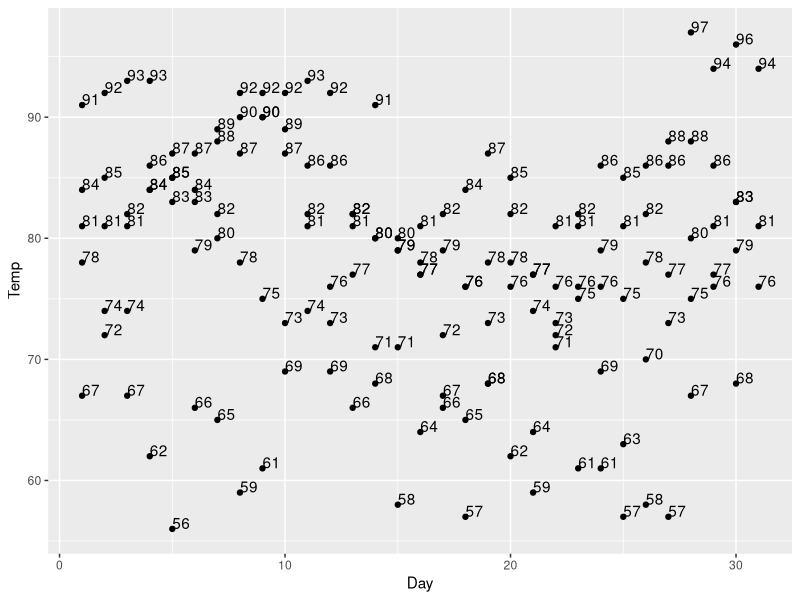

Write the R code that produced this figure.
library(ggplot2)

ggplot(airquality, aes(x=Day, y=Temp))+geom_point() + geom_text(aes(label = Temp, vjust=0, hjust = 0))